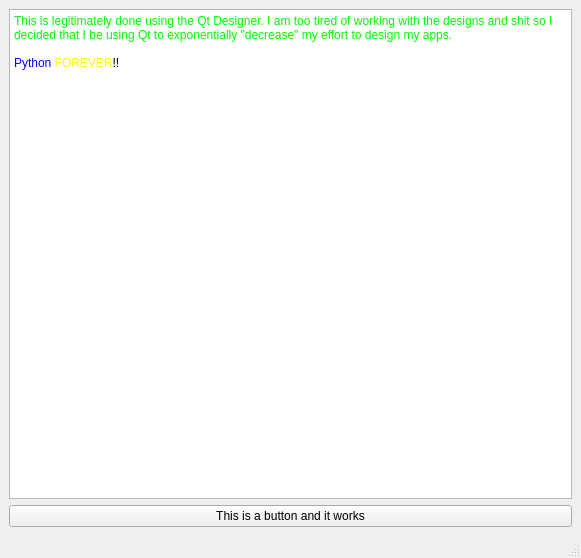
<?xml version="1.0" encoding="UTF-8"?>
<ui version="4.0">
 <class>MainWindow</class>
 <widget class="QMainWindow" name="MainWindow">
  <property name="geometry">
   <rect>
    <x>0</x>
    <y>0</y>
    <width>581</width>
    <height>558</height>
   </rect>
  </property>
  <property name="windowTitle">
   <string>MainWindow</string>
  </property>
  <widget class="QWidget" name="centralwidget">
   <layout class="QVBoxLayout" name="verticalLayout">
    <item>
     <widget class="QTextEdit" name="textEdit">
      <property name="html">
       <string>&lt;!DOCTYPE HTML PUBLIC &quot;-//W3C//DTD HTML 4.0//EN&quot; &quot;http://www.w3.org/TR/REC-html40/strict.dtd&quot;&gt;
&lt;html&gt;&lt;head&gt;&lt;meta name=&quot;qrichtext&quot; content=&quot;1&quot; /&gt;&lt;meta charset=&quot;utf-8&quot; /&gt;&lt;style type=&quot;text/css&quot;&gt;
p, li { white-space: pre-wrap; }
hr { height: 1px; border-width: 0; }
&lt;/style&gt;&lt;/head&gt;&lt;body style=&quot; font-family:'Segoe UI'; font-size:9pt; font-weight:400; font-style:normal;&quot;&gt;
&lt;p style=&quot; margin-top:0px; margin-bottom:0px; margin-left:0px; margin-right:0px; -qt-block-indent:0; text-indent:0px;&quot;&gt;&lt;span style=&quot; color:#00ff00;&quot;&gt;This is legitimately done using the Qt Designer. I am too tired of working with the designs and shit so I decided that I be using Qt to exponentially &amp;quot;decrease&amp;quot; my effort to design my apps.&lt;/span&gt;&lt;/p&gt;
&lt;p style=&quot;-qt-paragraph-type:empty; margin-top:0px; margin-bottom:0px; margin-left:0px; margin-right:0px; -qt-block-indent:0; text-indent:0px; color:#00ff00;&quot;&gt;&lt;br /&gt;&lt;/p&gt;
&lt;p style=&quot; margin-top:0px; margin-bottom:0px; margin-left:0px; margin-right:0px; -qt-block-indent:0; text-indent:0px;&quot;&gt;&lt;span style=&quot; color:#0000ff;&quot;&gt;Python&lt;/span&gt; &lt;span style=&quot; color:#ffff00;&quot;&gt;FOREVER&lt;/span&gt;!!&lt;/p&gt;&lt;/body&gt;&lt;/html&gt;</string>
      </property>
     </widget>
    </item>
    <item>
     <widget class="QPushButton" name="pushButton">
      <property name="text">
       <string>This is a button and it works</string>
      </property>
     </widget>
    </item>
   </layout>
  </widget>
  <widget class="QMenuBar" name="menubar">
   <property name="geometry">
    <rect>
     <x>0</x>
     <y>0</y>
     <width>581</width>
     <height>21</height>
    </rect>
   </property>
  </widget>
  <widget class="QStatusBar" name="statusbar"/>
 </widget>
 <resources/>
 <connections/>
</ui>
